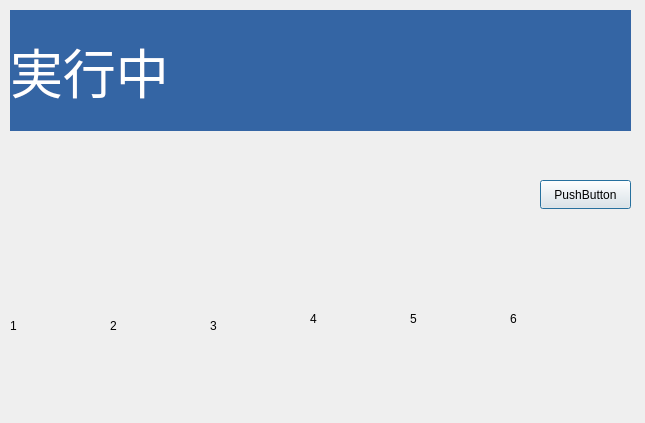
<?xml version="1.0" encoding="UTF-8"?>
<ui version="4.0">
 <class>Dialog</class>
 <widget class="QDialog" name="Dialog">
  <property name="geometry">
   <rect>
    <x>0</x>
    <y>0</y>
    <width>645</width>
    <height>423</height>
   </rect>
  </property>
  <property name="windowTitle">
   <string>Dialog</string>
  </property>
  <widget class="QLabel" name="label">
   <property name="geometry">
    <rect>
     <x>10</x>
     <y>10</y>
     <width>621</width>
     <height>121</height>
    </rect>
   </property>
   <property name="palette">
    <palette>
     <active>
      <colorrole role="WindowText">
       <brush brushstyle="SolidPattern">
        <color alpha="255">
         <red>255</red>
         <green>255</green>
         <blue>255</blue>
        </color>
       </brush>
      </colorrole>
      <colorrole role="Base">
       <brush brushstyle="SolidPattern">
        <color alpha="255">
         <red>255</red>
         <green>255</green>
         <blue>255</blue>
        </color>
       </brush>
      </colorrole>
      <colorrole role="Window">
       <brush brushstyle="SolidPattern">
        <color alpha="255">
         <red>52</red>
         <green>101</green>
         <blue>164</blue>
        </color>
       </brush>
      </colorrole>
     </active>
     <inactive>
      <colorrole role="WindowText">
       <brush brushstyle="SolidPattern">
        <color alpha="255">
         <red>255</red>
         <green>255</green>
         <blue>255</blue>
        </color>
       </brush>
      </colorrole>
      <colorrole role="Base">
       <brush brushstyle="SolidPattern">
        <color alpha="255">
         <red>255</red>
         <green>255</green>
         <blue>255</blue>
        </color>
       </brush>
      </colorrole>
      <colorrole role="Window">
       <brush brushstyle="SolidPattern">
        <color alpha="255">
         <red>52</red>
         <green>101</green>
         <blue>164</blue>
        </color>
       </brush>
      </colorrole>
     </inactive>
     <disabled>
      <colorrole role="WindowText">
       <brush brushstyle="SolidPattern">
        <color alpha="255">
         <red>190</red>
         <green>190</green>
         <blue>190</blue>
        </color>
       </brush>
      </colorrole>
      <colorrole role="Base">
       <brush brushstyle="SolidPattern">
        <color alpha="255">
         <red>52</red>
         <green>101</green>
         <blue>164</blue>
        </color>
       </brush>
      </colorrole>
      <colorrole role="Window">
       <brush brushstyle="SolidPattern">
        <color alpha="255">
         <red>52</red>
         <green>101</green>
         <blue>164</blue>
        </color>
       </brush>
      </colorrole>
     </disabled>
    </palette>
   </property>
   <property name="font">
    <font>
     <family>Verdana</family>
     <pointsize>40</pointsize>
    </font>
   </property>
   <property name="autoFillBackground">
    <bool>true</bool>
   </property>
   <property name="text">
    <string>実行中</string>
   </property>
   <property name="textFormat">
    <enum>Qt::PlainText</enum>
   </property>
  </widget>
  <widget class="QLabel" name="label_1">
   <property name="geometry">
    <rect>
     <x>10</x>
     <y>260</y>
     <width>91</width>
     <height>131</height>
    </rect>
   </property>
   <property name="autoFillBackground">
    <bool>true</bool>
   </property>
   <property name="text">
    <string>1</string>
   </property>
  </widget>
  <widget class="QLabel" name="label_2">
   <property name="geometry">
    <rect>
     <x>110</x>
     <y>260</y>
     <width>91</width>
     <height>131</height>
    </rect>
   </property>
   <property name="autoFillBackground">
    <bool>true</bool>
   </property>
   <property name="text">
    <string>2</string>
   </property>
   <property name="textFormat">
    <enum>Qt::PlainText</enum>
   </property>
  </widget>
  <widget class="QLabel" name="label_3">
   <property name="geometry">
    <rect>
     <x>210</x>
     <y>260</y>
     <width>90</width>
     <height>131</height>
    </rect>
   </property>
   <property name="autoFillBackground">
    <bool>true</bool>
   </property>
   <property name="text">
    <string>3</string>
   </property>
  </widget>
  <widget class="QLabel" name="label_4">
   <property name="geometry">
    <rect>
     <x>310</x>
     <y>260</y>
     <width>91</width>
     <height>131</height>
    </rect>
   </property>
   <property name="autoFillBackground">
    <bool>true</bool>
   </property>
   <property name="text">
    <string>4
</string>
   </property>
  </widget>
  <widget class="QLabel" name="label_5">
   <property name="geometry">
    <rect>
     <x>410</x>
     <y>260</y>
     <width>91</width>
     <height>131</height>
    </rect>
   </property>
   <property name="autoFillBackground">
    <bool>true</bool>
   </property>
   <property name="text">
    <string>5
</string>
   </property>
  </widget>
  <widget class="QLabel" name="label_6">
   <property name="geometry">
    <rect>
     <x>510</x>
     <y>260</y>
     <width>91</width>
     <height>131</height>
    </rect>
   </property>
   <property name="autoFillBackground">
    <bool>true</bool>
   </property>
   <property name="text">
    <string>6
</string>
   </property>
  </widget>
  <widget class="QLabel" name="label_path">
   <property name="geometry">
    <rect>
     <x>10</x>
     <y>150</y>
     <width>621</width>
     <height>21</height>
    </rect>
   </property>
   <property name="text">
    <string/>
   </property>
  </widget>
  <widget class="QPushButton" name="pushButton">
   <property name="geometry">
    <rect>
     <x>540</x>
     <y>180</y>
     <width>91</width>
     <height>29</height>
    </rect>
   </property>
   <property name="text">
    <string>PushButton</string>
   </property>
  </widget>
 </widget>
 <layoutdefault spacing="6" margin="11"/>
 <resources/>
 <connections/>
</ui>
